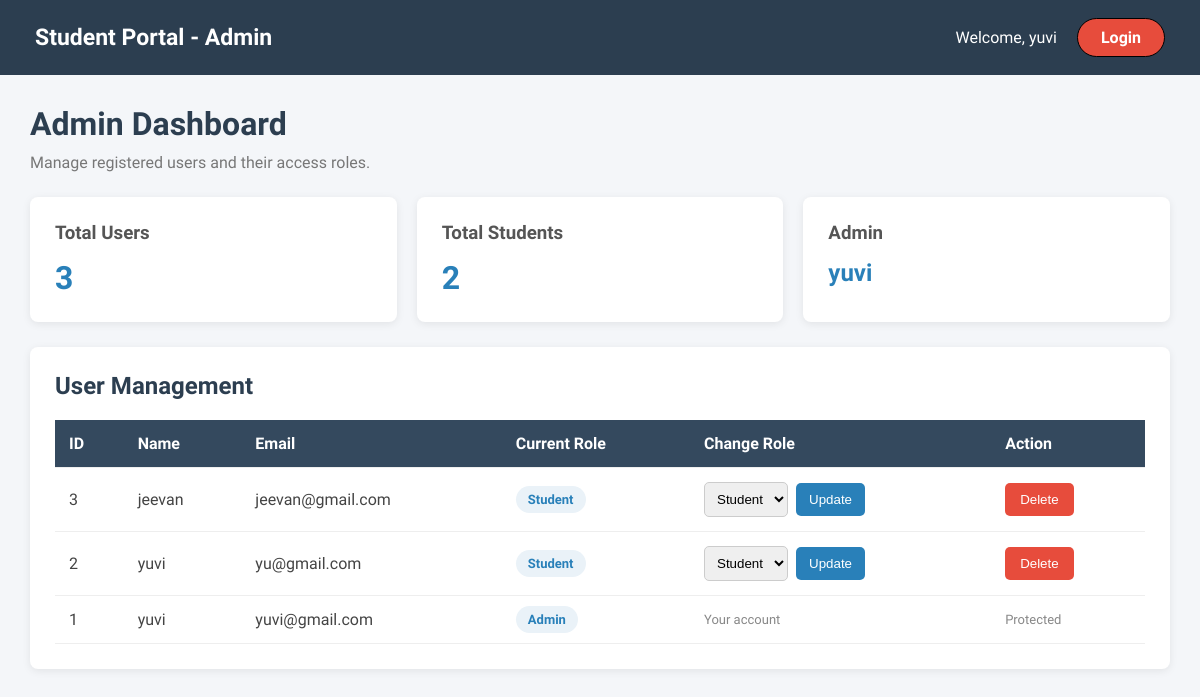
Page /admin (signed in) on the earlier database version.
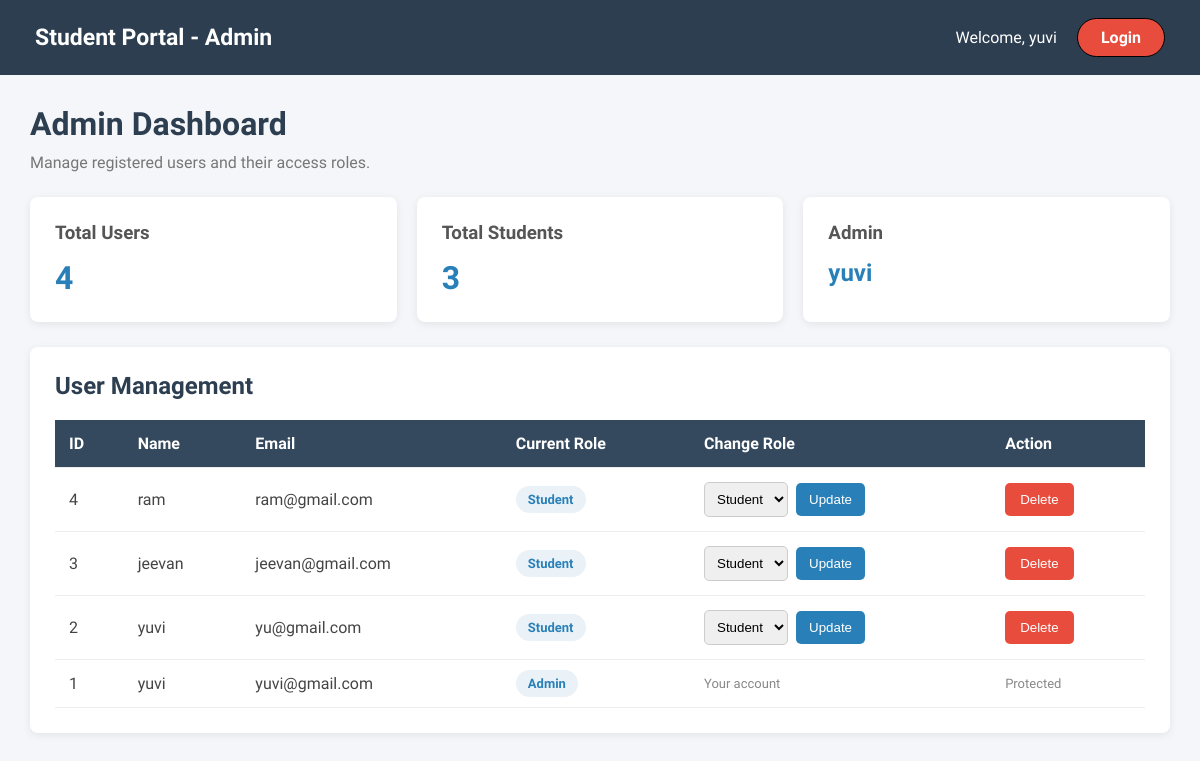
Same page on the later database version.
### models.py (models this page shows)
class User(Base):
    __tablename__ = "users"
    id = Column(Integer, primary_key=True, index=True)
    name = Column(String(100), nullable=False)
    email = Column(String(255), unique=True, index=True, nullable=False)
    password_hash = Column(String(255), nullable=False)
    role = Column(String(20), default="student", nullable=False)

### main.py (the view)
@app.get("/admin")
def admin_page(
    request: Request,
    db: Session = Depends(get_db)
):
    user = get_current_user(request, db)
    if not user:
        return RedirectResponse("/login", status_code=303)
    if user.role != "admin":
        return templates.TemplateResponse(
            request,
            "access_denied.html",
            {"user": user},
            status_code=403
        )
    users = db.query(User).order_by(User.id.desc()).all()
    total_students = db.query(User).filter(
        User.role == "student"
    ).count()
    total_users = db.query(User).count()
    return templates.TemplateResponse(
        request,
        "admin.html",
        {
            "user": user,
            "users": users,
            "total_students": total_students,
            "total_users": total_users
        }
    )

### templates/admin.html (shortened to what this page needs)
<html lang="en">
<head>
    <link rel="stylesheet"
          href="{{ url_for('static', path='/css/admin.css') }}">
</head>
<body>
    <nav class="navbar">
        <h2>Student Portal - Admin</h2>
        <div class="nav-right">
            <span>Welcome, {{ user.name }}</span>
            <a href="/login" class="lg">Login</a>
        </div>
    </nav>
    <div class="container">
        <main class="content">
            <h1>Admin Dashboard</h1>
            <p>Manage registered users and their access roles.</p>
            <div class="cards">
                <div class="card">
                    <h3>Total Users</h3>
                    <h1>{{ total_users }}</h1>
                </div>
                <div class="card">
                    <h3>Total Students</h3>
                    <h1>{{ total_students }}</h1>
                </div>
                <div class="card">
                    <h3>Admin</h3>
                    <h2>{{ user.name }}</h2>
                </div>
            </div>
            <section class="student-section">
                <h2>User Management</h2>
                <div class="table-container">
                    <table>
                        <thead>
                            <tr>
                                <th>ID</th>
                                <th>Name</th>
                                <th>Email</th>
                                <th>Current Role</th>
                                <th>Change Role</th>
                                <th>Action</th>
                            </tr>
                        </thead>
                        <tbody>
                            {% for student in users %}
                            <tr>
                                <td>{{ student.id }}</td>
                                <td>{{ student.name }}</td>
                                <td>{{ student.email }}</td>
                                <td>
                                    <span class="role">
                                        {{ student.role }}
                                    </span>
                                </td>
                                <td>
                                    {% if student.id != user.id %}
                                    <form
                                        action="/admin/users/{{ student.id }}/role"
                                        method="POST"
                                        class="role-form">
                                        <select name="role" required>
                                            <option value="student"
                                                {% if student.role == "student" %}selected{% endif %}>
                                                Student
                                            </option>
                                        </select>
                                        <button type="submit" class="update-btn">
                                            Update
                                        </button>
                                    </form>
                                    {% else %}
                                    <span class="self-label">
                                        Your account
                                    </span>
                                    {% endif %}
                                </td>
                                <td>
                                    {% if student.id != user.id %}
                                    <form
                                        action="/admin/users/{{ student.id }}/delete"
                                        method="POST"
                                        onsubmit="return confirm('Are you sure you want to delete this account?');">
                                        <button type="submit" class="delete-btn">
                                            Delete
                                        </button>
                                    </form>
                                    {% else %}
                                    <span class="self-label">
                                        Protected
                                    </span>
                                    {% endif %}
                                </td>
                            </tr>
                            {% else %}
                            <tr>
                                <td colspan="6" class="empty">
                                    No users registered.
                                </td>
                            </tr>
                            {% endfor %}
                        </tbody>
                    </table>
                </div>
            </section>
        </main>
    </div>
</body>
</html>

### static/css/admin.css (style rules this page uses)
* { margin: 0; padding: 0; box-sizing: border-box; }
body { font-family: "Maven Pro", sans-serif; background-color: #f4f6f9; color: #333; }
.navbar { display: flex; justify-content: space-between; align-items: center; background-color: #2c3e50; color: white; padding: 18px 35px; }
.navbar h2 { font-size: 23px; }
.nav-right { display: flex; align-items: center; gap: 20px; font-size: 16px; }
.lg { display: inline-flex; justify-content: center; align-items: center; background-color: #e74c3c; color: white; border: 1px solid black; border-radius: 40px; padding: 9px 23px; text-decoration: none; cursor: pointer; font-weight: 600; transition: 0.3s; }
.container { padding: 30px; }
.content { width: 100%; }
.content > h1 { margin-bottom: 10px; color: #2c3e50; }
.content > p { color: #777; margin-bottom: 25px; }
.cards { display: grid; grid-template-columns: repeat(3, 1fr); gap: 20px; margin-top: 25px; }
.card { background: white; padding: 25px; border-radius: 8px; box-shadow: 0 2px 8px rgba(0, 0, 0, 0.08); }
.card h3 { color: #555; margin-bottom: 15px; }
.card h1 { color: #2980b9; font-size: 32px; }
.card h2 { color: #2980b9; }
.student-section { background: white; padding: 25px; margin-top: 25px; border-radius: 8px; box-shadow: 0 2px 8px rgba(0, 0, 0, 0.08); }
.student-section h2 { margin-bottom: 20px; color: #2c3e50; }
.table-container { width: 100%; overflow-x: auto; }
table { width: 100%; border-collapse: collapse; min-width: 850px; }
th, td { padding: 14px; text-align: left; border-bottom: 1px solid #eee; }
th { background: #34495e; color: white; }
td { color: #444; }
.role { background: #eaf2f8; color: #2980b9; padding: 6px 12px; border-radius: 15px; font-size: 13px; font-weight: 600; text-transform: capitalize; }
.role-form { display: flex; gap: 8px; align-items: center; }
.role-form select { padding: 8px; border: 1px solid #ccc; border-radius: 5px; outline: none; }
.update-btn { background: #2980b9; color: white; border: none; padding: 9px 13px; border-radius: 5px; cursor: pointer; transition: 0.3s; }
.delete-btn { background: #e74c3c; color: white; border: none; padding: 9px 15px; border-radius: 5px; cursor: pointer; transition: 0.3s; }
.self-label { color: #888; font-size: 13px; }

Differences in the rows shown:
added User: id "4", name "ram", email "ram@gmail.com", role "Student"
Other differences:
{{ total_users }}: "3" → "4"
{{ total_students }}: "2" → "3"
